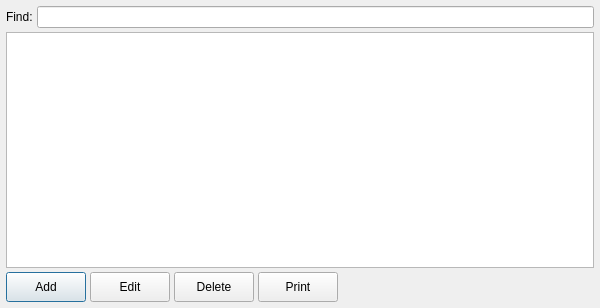
<?xml version="1.0" encoding="UTF-8"?>
<ui version="4.0">
 <class>UserTableDialog</class>
 <widget class="QDialog" name="UserTableDialog">
  <property name="geometry">
   <rect>
    <x>0</x>
    <y>0</y>
    <width>600</width>
    <height>308</height>
   </rect>
  </property>
  <property name="windowTitle">
   <string>Users</string>
  </property>
  <layout class="QVBoxLayout" name="verticalLayout">
   <property name="spacing">
    <number>4</number>
   </property>
   <property name="leftMargin">
    <number>6</number>
   </property>
   <property name="topMargin">
    <number>6</number>
   </property>
   <property name="rightMargin">
    <number>6</number>
   </property>
   <property name="bottomMargin">
    <number>6</number>
   </property>
   <item>
    <layout class="QFormLayout" name="formLayout">
     <item row="0" column="0">
      <widget class="QLabel" name="label">
       <property name="text">
        <string>Find:</string>
       </property>
      </widget>
     </item>
     <item row="0" column="1">
      <widget class="AdvLineEdit" name="edFind"/>
     </item>
    </layout>
   </item>
   <item>
    <widget class="AdvTableView" name="tableView">
     <property name="selectionBehavior">
      <enum>QAbstractItemView::SelectRows</enum>
     </property>
    </widget>
   </item>
   <item>
    <layout class="QHBoxLayout" name="horizontalLayout">
     <item>
      <widget class="QPushButton" name="btnAdd">
       <property name="minimumSize">
        <size>
         <width>0</width>
         <height>30</height>
        </size>
       </property>
       <property name="text">
        <string>Add</string>
       </property>
      </widget>
     </item>
     <item>
      <widget class="QPushButton" name="btnEdit">
       <property name="minimumSize">
        <size>
         <width>0</width>
         <height>30</height>
        </size>
       </property>
       <property name="text">
        <string>Edit</string>
       </property>
      </widget>
     </item>
     <item>
      <widget class="QPushButton" name="btnDelete">
       <property name="minimumSize">
        <size>
         <width>0</width>
         <height>30</height>
        </size>
       </property>
       <property name="text">
        <string>Delete</string>
       </property>
      </widget>
     </item>
     <item>
      <widget class="PrintButton" name="btnPrint">
       <property name="minimumSize">
        <size>
         <width>0</width>
         <height>30</height>
        </size>
       </property>
       <property name="text">
        <string>Print</string>
       </property>
      </widget>
     </item>
     <item>
      <spacer name="horizontalSpacer">
       <property name="orientation">
        <enum>Qt::Horizontal</enum>
       </property>
       <property name="sizeHint" stdset="0">
        <size>
         <width>17</width>
         <height>20</height>
        </size>
       </property>
      </spacer>
     </item>
    </layout>
   </item>
  </layout>
 </widget>
 <customwidgets>
  <customwidget>
   <class>AdvLineEdit</class>
   <extends>QLineEdit</extends>
   <header>widgets/advlineedit.h</header>
  </customwidget>
  <customwidget>
   <class>PrintButton</class>
   <extends>QPushButton</extends>
   <header location="global">widgets/printbutton.h</header>
  </customwidget>
  <customwidget>
   <class>AdvTableView</class>
   <extends>QTableView</extends>
   <header location="global">widgets/advtableview.h</header>
  </customwidget>
 </customwidgets>
 <resources/>
 <connections/>
</ui>
